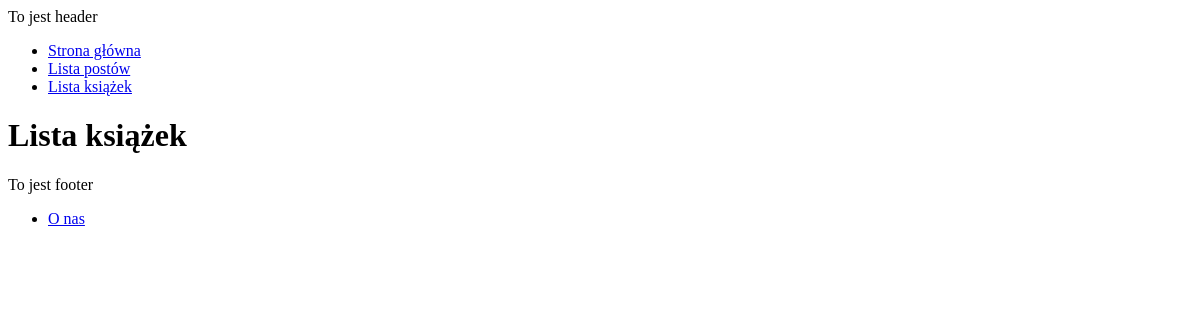
The page /books/ on the database as committed earlier.
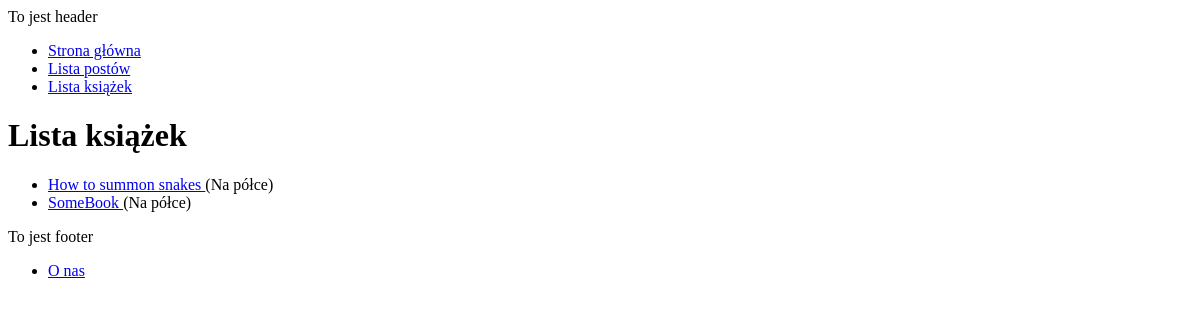
The same page on the database as committed later.
### books/models.py (models this page shows, shortened)
class Timestamped(models.Model, CheckAgeMixin):
    created = models.DateTimeField(auto_now_add=True, blank=True)
    modified = models.DateTimeField(auto_now=True, blank=True)
    class Meta:
        abstract = True

class Book(Timestamped):
    title = models.CharField(max_length=255)
    description = models.TextField()
    available = models.BooleanField(default=False)
    publication_year = models.DateField()
    authors = models.ManyToManyField(Author)

### books/views.py (the view)
# urls.py: path('', books_list, name="list"),
def books_list(request):
    books = Book.objects.all()
    context = {'books_list': books}
    return render(request, "books/list.html", context)

### books/templates/books/list.html
{% extends 'base.html' %}
{% block content %}
<h1>Lista książek</h1>
<ul>
    {% for book in books_list %}
        <li>
            <a href="{% url 'books:details' book.id %}">
                {{ book.title }}
            </a>
            {% if book.available %}
                (Na półce)
            {% elif book.available == False %}
                (Wypożyczona)
            {% endif %}
        </li>
    {% endfor %}
</ul>
{% endblock %}

### main/templates/base.html (shortened to what this page needs)
<!DOCTYPE html>
<html lang="en">
<head>
</head>
<body>
<header>
    To jest header
</header>
<nav>
    <ul>
        <li>
            <a href="{%url 'main:hello_world' %}">Strona główna</a>
        </li>
        <li>
            <a href="{% url 'posts:list' %}">Lista postów</a>
        </li>
                <li>
            <a href="{% url 'books:list' %}">Lista książek</a>
        </li>
    </ul>
</nav>
{% block content %}
{% endblock %}
<footer>
    To jest footer
</footer>
    <nav>
        <ul>
            <li>
                <a href="{% url 'main:about' %}">O nas</a>
            </li>
        </ul>
    </nav>
</body>
</html>

Rows that differ between the two databases and show on the page:
added Book: title "How to summon snakes", available "(Na półce)"
added Book: title "SomeBook", available "(Na półce)"
